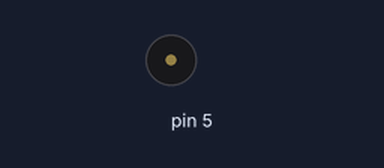
Simulated run of this sketch. Board: Arduino Uno, built with avr-gcc and run on an emulated ATmega328P. On the bench: buzzer (waves = sounding).

Above: at 0.6 s.
Timing chart, 0 to 3.0 s (numbered marks = the images above):
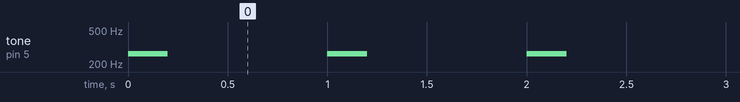

The sketch:

buzzer.ino
```cpp
#define NOTE_C4  262 //도

void setup() {
  pinMode(5, OUTPUT);  //아날로그 출력은 생략 가능
}

void loop() {
  //tone 함수
  tone(5, NOTE_C4, 200); //200은 재생 길이
  delay(500);
  noTone(5);
  delay(500);

  /*analogWrite(5, 200); //0~255 (8비트로 출력)
  delay(500);
  analogWrite(5, 0);
  delay(500);*/
}
```

Measured:
- by itself, tone on pin 5: alternates 262 Hz for 0.20 s and silent for 0.80 s
